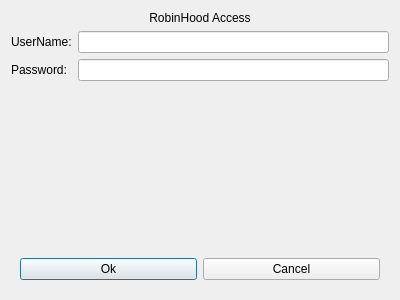
<?xml version="1.0" encoding="UTF-8"?>
<ui version="4.0">
 <class>Dialog</class>
 <widget class="QDialog" name="Dialog">
  <property name="geometry">
   <rect>
    <x>0</x>
    <y>0</y>
    <width>400</width>
    <height>300</height>
   </rect>
  </property>
  <property name="windowTitle">
   <string>Dialog</string>
  </property>
  <layout class="QGridLayout" name="gridLayout">
   <item row="0" column="0" colspan="2">
    <widget class="QLabel" name="label_3">
     <property name="text">
      <string>RobinHood Access</string>
     </property>
     <property name="alignment">
      <set>Qt::AlignCenter</set>
     </property>
    </widget>
   </item>
   <item row="2" column="0">
    <widget class="QLabel" name="label_2">
     <property name="text">
      <string>Password:</string>
     </property>
    </widget>
   </item>
   <item row="1" column="0">
    <widget class="QLabel" name="label">
     <property name="text">
      <string>UserName:</string>
     </property>
    </widget>
   </item>
   <item row="3" column="1">
    <spacer name="verticalSpacer">
     <property name="orientation">
      <enum>Qt::Vertical</enum>
     </property>
     <property name="sizeHint" stdset="0">
      <size>
       <width>20</width>
       <height>40</height>
      </size>
     </property>
    </spacer>
   </item>
   <item row="1" column="1">
    <widget class="QLineEdit" name="userEdit"/>
   </item>
   <item row="2" column="1">
    <widget class="QLineEdit" name="passEdit">
     <property name="text">
      <string/>
     </property>
     <property name="echoMode">
      <enum>QLineEdit::Password</enum>
     </property>
    </widget>
   </item>
   <item row="4" column="0" colspan="2">
    <widget class="QFrame" name="frame">
     <property name="frameShape">
      <enum>QFrame::NoFrame</enum>
     </property>
     <property name="frameShadow">
      <enum>QFrame::Raised</enum>
     </property>
     <layout class="QHBoxLayout" name="horizontalLayout">
      <item>
       <widget class="QPushButton" name="okBut">
        <property name="text">
         <string>Ok</string>
        </property>
       </widget>
      </item>
      <item>
       <widget class="QPushButton" name="cancelBut">
        <property name="text">
         <string>Cancel</string>
        </property>
       </widget>
      </item>
     </layout>
    </widget>
   </item>
  </layout>
 </widget>
 <resources/>
 <connections/>
</ui>
